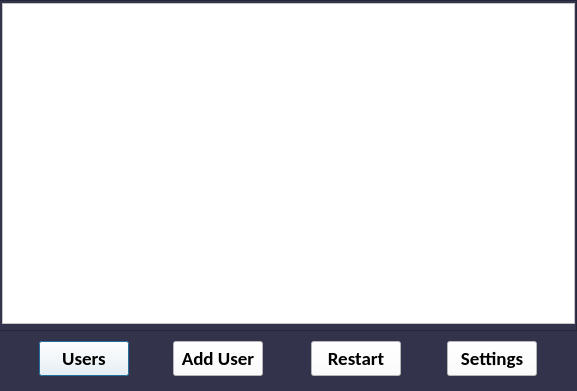
<?xml version="1.0" encoding="UTF-8"?>
<ui version="4.0">
 <class>Dialog</class>
 <widget class="QDialog" name="Dialog">
  <property name="geometry">
   <rect>
    <x>0</x>
    <y>0</y>
    <width>577</width>
    <height>391</height>
   </rect>
  </property>
  <property name="windowTitle">
   <string>Server</string>
  </property>
  <property name="styleSheet">
   <string notr="true">background-color: rgb(255, 255, 255);
background-color: rgb(51, 51, 76);
</string>
  </property>
  <widget class="QFrame" name="frame">
   <property name="geometry">
    <rect>
     <x>-1</x>
     <y>0</y>
     <width>578</width>
     <height>331</height>
    </rect>
   </property>
   <property name="frameShape">
    <enum>QFrame::StyledPanel</enum>
   </property>
   <property name="frameShadow">
    <enum>QFrame::Raised</enum>
   </property>
   <widget class="QPlainTextEdit" name="plainTextEdit">
    <property name="geometry">
     <rect>
      <x>3</x>
      <y>3</y>
      <width>573</width>
      <height>321</height>
     </rect>
    </property>
    <property name="font">
     <font>
      <pointsize>11</pointsize>
     </font>
    </property>
    <property name="styleSheet">
     <string notr="true">background-color: rgb(255, 255, 255);</string>
    </property>
   </widget>
  </widget>
  <widget class="QPushButton" name="pushButton">
   <property name="geometry">
    <rect>
     <x>39</x>
     <y>341</y>
     <width>90</width>
     <height>35</height>
    </rect>
   </property>
   <property name="font">
    <font>
     <family>Calibri</family>
     <pointsize>14</pointsize>
     <weight>75</weight>
     <bold>true</bold>
    </font>
   </property>
   <property name="styleSheet">
    <string notr="true">background-color: rgb(255, 255, 255);</string>
   </property>
   <property name="text">
    <string>Users</string>
   </property>
  </widget>
  <widget class="QPushButton" name="pushButton_2">
   <property name="geometry">
    <rect>
     <x>173</x>
     <y>341</y>
     <width>90</width>
     <height>35</height>
    </rect>
   </property>
   <property name="font">
    <font>
     <family>Calibri</family>
     <pointsize>14</pointsize>
     <weight>75</weight>
     <bold>true</bold>
    </font>
   </property>
   <property name="styleSheet">
    <string notr="true">background-color: rgb(255, 255, 255);</string>
   </property>
   <property name="text">
    <string>Add User</string>
   </property>
  </widget>
  <widget class="QPushButton" name="pushButton_3">
   <property name="geometry">
    <rect>
     <x>311</x>
     <y>341</y>
     <width>90</width>
     <height>35</height>
    </rect>
   </property>
   <property name="font">
    <font>
     <family>Calibri</family>
     <pointsize>14</pointsize>
     <weight>75</weight>
     <bold>true</bold>
    </font>
   </property>
   <property name="styleSheet">
    <string notr="true">background-color: rgb(255, 255, 255);</string>
   </property>
   <property name="text">
    <string>Restart</string>
   </property>
  </widget>
  <widget class="QPushButton" name="pushButton_4">
   <property name="geometry">
    <rect>
     <x>447</x>
     <y>341</y>
     <width>90</width>
     <height>35</height>
    </rect>
   </property>
   <property name="font">
    <font>
     <family>Calibri</family>
     <pointsize>14</pointsize>
     <weight>75</weight>
     <bold>true</bold>
    </font>
   </property>
   <property name="styleSheet">
    <string notr="true">background-color: rgb(255, 255, 255);</string>
   </property>
   <property name="text">
    <string>Settings</string>
   </property>
  </widget>
 </widget>
 <resources/>
 <connections/>
</ui>
